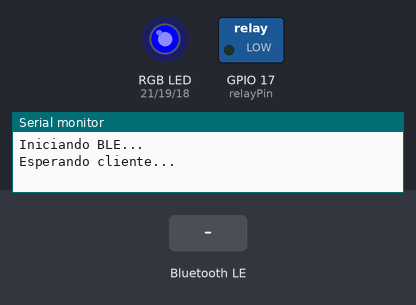
A sketch run on a simulated ESP32. Parts: switched loads named in the sketch (green lamp = pin HIGH), an RGB LED mixed from three pins (HIGH = lit), the last lines printed to the serial monitor. Dashed ring = blinking. Inputs (shaded band) come from the test bench. Nothing arrives over Bluetooth unless stated; a phone connects over Bluetooth LE 3 s after start.

Above: at 1.2 s.
1.3 s: Bluetooth LE write "On" received
At 2.2 s:
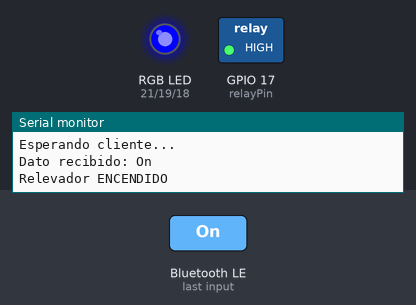
At 3.05 s:
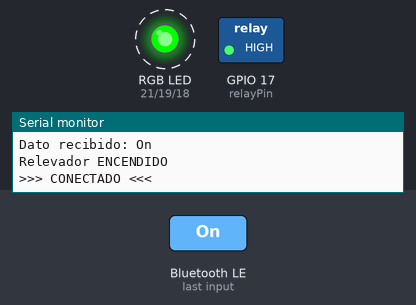
4.3 s: Bluetooth LE write "Off" received
At 5.5 s:
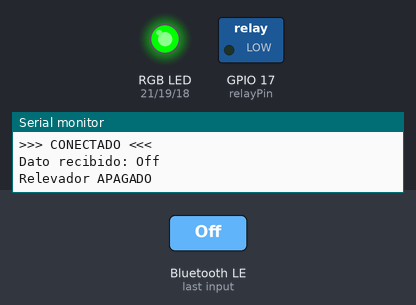
Timing chart, 0 to 7.3 s (numbered marks = the images above; inputs shaded):
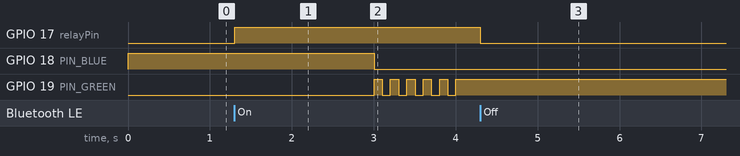

Measured:
- after the input at 1.3 s, GPIO 17 (relayPin): LOW → HIGH at once
- after the input at 4.3 s, GPIO 17 (relayPin): HIGH → LOW at once
- by itself, GPIO 19 (PIN_GREEN): alternates HIGH for 0.10 s and LOW for 0.10 s

The sketch:

ESP32_BLE_controller_LightBulb.ino
```cpp
#include <BLEDevice.h>
#include <BLEServer.h>
#include <BLEUtils.h>
#include <BLE2902.h>

#define DEVICE_NAME "No se conecten"
#define SERVICE_UUID "4fafc201-1fb5-459e-8fcc-c5c9c331914b"
#define CHAR_UUID    "beb5483e-36e1-4688-b7f5-ea07361b26a8"
#define BRIGHTNESS   255   // Intensidad máxima (0-255)

// --- LED de estado (conexión BLE) ---
#define PIN_RED   21
#define PIN_GREEN 19
#define PIN_BLUE  18

// --- Relevador controlado por la app ---
int relayPin = 17;

BLEServer* pServer = NULL;
BLECharacteristic* pCharacteristic = NULL;
bool deviceConnected = false;
bool oldDeviceConnected = false;

// Función para escribir valores RGB en LED de estado
void rgbWrite(int r, int g, int b) {
  analogWrite(PIN_RED, r);
  analogWrite(PIN_GREEN, g);
  analogWrite(PIN_BLUE, b);
}

// Parpadeo rápido en LED de estado
void flashLED(int r, int g, int b, int count) {
  for (int i = 0; i < count; i++) {
    rgbWrite(r, g, b); delay(100);
    rgbWrite(0, 0, 0); delay(100);
  }
}

// Función para controlar el relevador
void setRelay(String command) {
  if (command == "On") {
    digitalWrite(relayPin, HIGH);   // Activa el relevador
    Serial.println("Relevador ENCENDIDO");
  } else if (command == "Off") {
    digitalWrite(relayPin, LOW);    // Apaga el relevador
    Serial.println("Relevador APAGADO");
  }
}

// Callbacks BLE
class MyServerCallbacks: public BLEServerCallbacks {
    void onConnect(BLEServer* pServer) { deviceConnected = true; };
    void onDisconnect(BLEServer* pServer) { deviceConnected = false; }
};

// Callback para recibir datos desde la app
class MyCallbacks: public BLECharacteristicCallbacks {
    void onWrite(BLECharacteristic *pCharacteristic) {
      String value = pCharacteristic->getValue();
      if (value.length() > 0) {
        Serial.print("Dato recibido: ");
        Serial.println(value);
        setRelay(value);   // Procesar comando "On" o "Off"
      }
    }
};

void setup() {
  Serial.begin(115200);
  Serial.println("Iniciando BLE...");

  // Configurar pin del relevador
  pinMode(relayPin, OUTPUT);
  digitalWrite(relayPin, LOW); // Inicialmente apagado

  // BLE
  BLEDevice::init(DEVICE_NAME);
  pServer = BLEDevice::createServer();
  pServer->setCallbacks(new MyServerCallbacks());

  BLEService *pService = pServer->createService(SERVICE_UUID);

  pCharacteristic = pService->createCharacteristic(
                      CHAR_UUID,
                      BLECharacteristic::PROPERTY_READ |
                      BLECharacteristic::PROPERTY_WRITE |
                      BLECharacteristic::PROPERTY_NOTIFY
                    );
  pCharacteristic->addDescriptor(new BLE2902());
  pCharacteristic->setCallbacks(new MyCallbacks());

  pService->start();

  BLEAdvertising *pAdvertising = BLEDevice::getAdvertising();
  pAdvertising->addServiceUUID(SERVICE_UUID);
  pAdvertising->setScanResponse(true);
  pAdvertising->setMinPreferred(0x12);
  BLEDevice::startAdvertising();

  Serial.println("Esperando cliente...");
}

void loop() {
  // LED de estado (conexión BLE)
  if (deviceConnected && !oldDeviceConnected) {
    oldDeviceConnected = deviceConnected;
    Serial.println(">>> CONECTADO <<<");
    flashLED(0, BRIGHTNESS, 0, 5); // Verde parpadeo rápido
  }

  if (!deviceConnected && oldDeviceConnected) {
    Serial.println(">>> DESCONECTADO <<<");
    flashLED(BRIGHTNESS, 0, 0, 5); // Rojo parpadeo rápido
    delay(500);
    pServer->startAdvertising();
    oldDeviceConnected = deviceConnected;
  }

  if (deviceConnected) {
    rgbWrite(0, BRIGHTNESS, 0); // Verde fijo
  } else {
    rgbWrite(0, 0, BRIGHTNESS); // Azul fijo (esperando)
  }

  delay(10);
}
```
